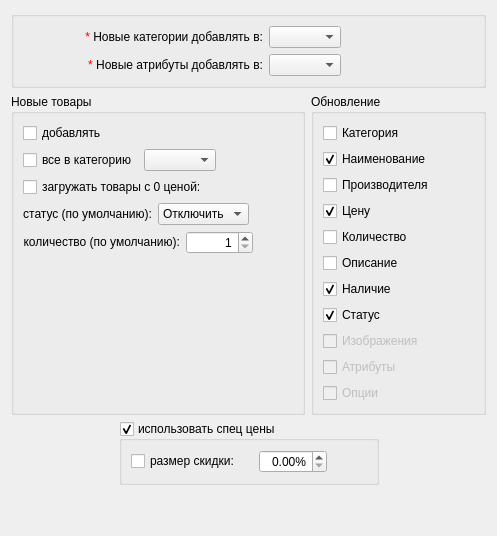
       <widget class="QWidget" name="tab_xml">
        <attribute name="title">
         <string>Выгрузка 1С</string>
        </attribute>
        <layout class="QGridLayout" name="gridLayout_13">
         <item row="0" column="0">
          <layout class="QVBoxLayout" name="verticalLayout_6">
           <item>
            <widget class="QGroupBox" name="groupBox">
             <property name="title">
              <string/>
             </property>
             <layout class="QGridLayout" name="gridLayout_4">
              <item row="0" column="0">
               <layout class="QHBoxLayout" name="horizontalLayout_26">
                <item>
                 <widget class="QLabel" name="label_18">
                  <property name="minimumSize">
                   <size>
                    <width>240</width>
                    <height>0</height>
                   </size>
                  </property>
                  <property name="text">
                   <string>&lt;html&gt;&lt;head/&gt;&lt;body&gt;&lt;p&gt;&lt;span style=&quot; color:#ff0000;&quot;&gt;* &lt;/span&gt;Новые категории добавлять в:&lt;/p&gt;&lt;/body&gt;&lt;/html&gt;</string>
                  </property>
                  <property name="alignment">
                   <set>Qt::AlignRight|Qt::AlignTrailing|Qt::AlignVCenter</set>
                  </property>
                 </widget>
                </item>
                <item>
                 <widget class="QComboBox" name="comboBox_1C_group">
                  <property name="sizeAdjustPolicy">
                   <enum>QComboBox::AdjustToContents</enum>
                  </property>
                 </widget>
                </item>
                <item>
                 <spacer name="horizontalSpacer_15">
                  <property name="orientation">
                   <enum>Qt::Horizontal</enum>
                  </property>
                  <property name="sizeHint" stdset="0">
                   <size>
                    <width>40</width>
                    <height>20</height>
                   </size>
                  </property>
                 </spacer>
                </item>
               </layout>
              </item>
              <item row="1" column="0">
               <layout class="QHBoxLayout" name="horizontalLayout_27">
                <item>
                 <widget class="QLabel" name="label_20">
                  <property name="minimumSize">
                   <size>
                    <width>240</width>
                    <height>0</height>
                   </size>
                  </property>
                  <property name="text">
                   <string>&lt;html&gt;&lt;head/&gt;&lt;body&gt;&lt;p&gt;&lt;span style=&quot; color:#ff0000;&quot;&gt;* &lt;/span&gt;Новые атрибуты добавлять в:&lt;/p&gt;&lt;/body&gt;&lt;/html&gt;</string>
                  </property>
                  <property name="alignment">
                   <set>Qt::AlignRight|Qt::AlignTrailing|Qt::AlignVCenter</set>
                  </property>
                 </widget>
                </item>
                <item>
                 <widget class="QComboBox" name="comboBox_1C_att">
                  <property name="sizeAdjustPolicy">
                   <enum>QComboBox::AdjustToContents</enum>
                  </property>
                 </widget>
                </item>
                <item>
                 <spacer name="horizontalSpacer_22">
                  <property name="orientation">
                   <enum>Qt::Horizontal</enum>
                  </property>
                  <property name="sizeHint" stdset="0">
                   <size>
                    <width>40</width>
                    <height>20</height>
                   </size>
                  </property>
                 </spacer>
                </item>
               </layout>
              </item>
             </layout>
            </widget>
           </item>
           <item>
            <layout class="QHBoxLayout" name="horizontalLayout_13">
             <item>
              <widget class="QGroupBox" name="groupBox_1C_new">
               <property name="title">
                <string>Новые товары</string>
               </property>
               <layout class="QGridLayout" name="gridLayout_5">
                <item row="0" column="0">
                 <layout class="QVBoxLayout" name="verticalLayout_3">
                  <item>
                   <layout class="QHBoxLayout" name="horizontalLayout_8">
                    <item>
                     <widget class="QCheckBox" name="checkBox_1C_new_product">
                      <property name="text">
                       <string>добавлять</string>
                      </property>
                     </widget>
                    </item>
                    <item>
                     <spacer name="horizontalSpacer_26">
                      <property name="orientation">
                       <enum>Qt::Horizontal</enum>
                      </property>
                      <property name="sizeHint" stdset="0">
                       <size>
                        <width>40</width>
                        <height>20</height>
                       </size>
                      </property>
                     </spacer>
                    </item>
                   </layout>
                  </item>
                  <item>
                   <layout class="QHBoxLayout" name="horizontalLayout_9">
                    <item>
                     <widget class="QCheckBox" name="checkBox_1C_new_group">
                      <property name="text">
                       <string>все в категорию</string>
                      </property>
                     </widget>
                    </item>
                    <item>
                     <widget class="QComboBox" name="comboBox_1C_new_group">
                      <property name="sizeAdjustPolicy">
                       <enum>QComboBox::AdjustToContents</enum>
                      </property>
                     </widget>
                    </item>
                    <item>
                     <spacer name="horizontalSpacer_18">
                      <property name="orientation">
                       <enum>Qt::Horizontal</enum>
                      </property>
                      <property name="sizeHint" stdset="0">
                       <size>
                        <width>40</width>
                        <height>20</height>
                       </size>
                      </property>
                     </spacer>
                    </item>
                   </layout>
                  </item>
                  <item>
                   <layout class="QHBoxLayout" name="horizontalLayout_10">
                    <item>
                     <widget class="QCheckBox" name="checkBox_1C_new_notPrice">
                      <property name="text">
                       <string>загружать товары с 0 ценой:</string>
                      </property>
                     </widget>
                    </item>
                    <item>
                     <spacer name="horizontalSpacer_25">
                      <property name="orientation">
                       <enum>Qt::Horizontal</enum>
                      </property>
                      <property name="sizeHint" stdset="0">
                       <size>
                        <width>37</width>
                        <height>17</height>
                       </size>
                      </property>
                     </spacer>
                    </item>
                   </layout>
                  </item>
                  <item>
                   <layout class="QHBoxLayout" name="horizontalLayout_11">
                    <item>
                     <widget class="QLabel" name="label_23">
                      <property name="sizePolicy">
                       <sizepolicy hsizetype="Preferred" vsizetype="Preferred">
                        <horstretch>0</horstretch>
                        <verstretch>0</verstretch>
                       </sizepolicy>
                      </property>
                      <property name="text">
                       <string>&lt;html&gt;&lt;head/&gt;&lt;body&gt;&lt;p&gt;статус (по умолчанию):&lt;/p&gt;&lt;/body&gt;&lt;/html&gt;</string>
                      </property>
                      <property name="alignment">
                       <set>Qt::AlignRight|Qt::AlignTrailing|Qt::AlignVCenter</set>
                      </property>
                     </widget>
                    </item>
                    <item>
                     <widget class="QComboBox" name="comboBox_1C_new_status">
                      <property name="sizeAdjustPolicy">
                       <enum>QComboBox::AdjustToContents</enum>
                      </property>
                      <item>
                       <property name="text">
                        <string>Отключить</string>
                       </property>
                      </item>
                      <item>
                       <property name="text">
                        <string>Включить</string>
                       </property>
                      </item>
                     </widget>
                    </item>
                    <item>
                     <spacer name="horizontalSpacer_8">
                      <property name="orientation">
                       <enum>Qt::Horizontal</enum>
                      </property>
                      <property name="sizeHint" stdset="0">
                       <size>
                        <width>40</width>
                        <height>20</height>
                       </size>
                      </property>
                     </spacer>
                    </item>
                   </layout>
                  </item>
                  <item>
                   <layout class="QHBoxLayout" name="horizontalLayout_12">
                    <item>
                     <widget class="QLabel" name="label_25">
                      <property name="sizePolicy">
                       <sizepolicy hsizetype="Preferred" vsizetype="Preferred">
                        <horstretch>0</horstretch>
                        <verstretch>0</verstretch>
                       </sizepolicy>
                      </property>
                      <property name="text">
                       <string>&lt;html&gt;&lt;head/&gt;&lt;body&gt;&lt;p&gt;количество (по умолчанию):&lt;/p&gt;&lt;/body&gt;&lt;/html&gt;</string>
                      </property>
                      <property name="alignment">
                       <set>Qt::AlignRight|Qt::AlignTrailing|Qt::AlignVCenter</set>
                      </property>
                     </widget>
                    </item>
                    <item>
                     <widget class="QSpinBox" name="spinBox_1C_new_quan">
                      <property name="alignment">
                       <set>Qt::AlignRight|Qt::AlignTrailing|Qt::AlignVCenter</set>
                      </property>
                      <property name="minimum">
                       <number>1</number>
                      </property>
                      <property name="maximum">
                       <number>999999</number>
                      </property>
                      <property name="singleStep">
                       <number>10</number>
                      </property>
                     </widget>
                    </item>
                    <item>
                     <spacer name="horizontalSpacer_9">
                      <property name="orientation">
                       <enum>Qt::Horizontal</enum>
                      </property>
                      <property name="sizeHint" stdset="0">
                       <size>
                        <width>40</width>
                        <height>20</height>
                       </size>
                      </property>
                     </spacer>
                    </item>
                   </layout>
                  </item>
                 </layout>
                </item>
                <item row="1" column="0">
                 <spacer name="verticalSpacer_3">
                  <property name="orientation">
                   <enum>Qt::Vertical</enum>
                  </property>
                  <property name="sizeHint" stdset="0">
                   <size>
                    <width>20</width>
                    <height>40</height>
                   </size>
                  </property>
                 </spacer>
                </item>
               </layout>
              </widget>
             </item>
             <item>
              <widget class="QGroupBox" name="groupBox_1C_update">
               <property name="title">
                <string>Обновление</string>
               </property>
               <layout class="QGridLayout" name="gridLayout_12">
                <item row="0" column="0">
                 <layout class="QVBoxLayout" name="verticalLayout_10">
                  <item>
                   <widget class="QCheckBox" name="checkBox_1C_up_group">
                    <property name="text">
                     <string>Категория</string>
                    </property>
                   </widget>
                  </item>
                  <item>
                   <widget class="QCheckBox" name="checkBox_1C_up_name">
                    <property name="text">
                     <string>Наименование</string>
                    </property>
                    <property name="checked">
                     <bool>true</bool>
                    </property>
                   </widget>
                  </item>
                  <item>
                   <widget class="QCheckBox" name="checkBox_1C_up_manuf">
                    <property name="text">
                     <string>Производителя</string>
                    </property>
                   </widget>
                  </item>
                  <item>
                   <widget class="QCheckBox" name="checkBox_1C_up_price">
                    <property name="text">
                     <string>Цену</string>
                    </property>
                    <property name="checked">
                     <bool>true</bool>
                    </property>
                   </widget>
                  </item>
                  <item>
                   <widget class="QCheckBox" name="checkBox_1C_up_quan">
                    <property name="text">
                     <string>Количество</string>
                    </property>
                   </widget>
                  </item>
                  <item>
                   <widget class="QCheckBox" name="checkBox_1C_up_desc">
                    <property name="text">
                     <string>Описание</string>
                    </property>
                   </widget>
                  </item>
                  <item>
                   <widget class="QCheckBox" name="checkBox_1C_up_stock">
                    <property name="text">
                     <string>Наличие</string>
                    </property>
                    <property name="checked">
                     <bool>true</bool>
                    </property>
                   </widget>
                  </item>
                  <item>
                   <widget class="QCheckBox" name="checkBox_1C_up_status">
                    <property name="text">
                     <string>Статус</string>
                    </property>
                    <property name="checked">
                     <bool>true</bool>
                    </property>
                   </widget>
                  </item>
                  <item>
                   <widget class="QCheckBox" name="checkBox_1C_up_image">
                    <property name="enabled">
                     <bool>false</bool>
                    </property>
                    <property name="text">
                     <string>Изображения</string>
                    </property>
                    <property name="checked">
                     <bool>false</bool>
                    </property>
                   </widget>
                  </item>
                  <item>
                   <widget class="QCheckBox" name="checkBox_1C_up_attribute">
                    <property name="enabled">
                     <bool>false</bool>
                    </property>
                    <property name="text">
                     <string>Атрибуты</string>
                    </property>
                    <property name="checked">
                     <bool>false</bool>
                    </property>
                   </widget>
                  </item>
                  <item>
                   <widget class="QCheckBox" name="checkBox_1C_up_option">
                    <property name="enabled">
                     <bool>false</bool>
                    </property>
                    <property name="text">
                     <string>Опции</string>
                    </property>
                    <property name="checked">
                     <bool>false</bool>
                    </property>
                   </widget>
                  </item>
                 </layout>
                </item>
                <item row="0" column="1">
                 <spacer name="horizontalSpacer_10">
                  <property name="orientation">
                   <enum>Qt::Horizontal</enum>
                  </property>
                  <property name="sizeHint" stdset="0">
                   <size>
                    <width>40</width>
                    <height>20</height>
                   </size>
                  </property>
                 </spacer>
                </item>
               </layout>
              </widget>
             </item>
            </layout>
           </item>
           <item>
            <layout class="QHBoxLayout" name="horizontalLayout_28">
             <item>
              <spacer name="horizontalSpacer_12">
               <property name="orientation">
                <enum>Qt::Horizontal</enum>
               </property>
               <property name="sizeHint" stdset="0">
                <size>
                 <width>37</width>
                 <height>17</height>
                </size>
               </property>
              </spacer>
             </item>
             <item>
              <widget class="QGroupBox" name="groupBox_1C_sprice">
               <property name="title">
                <string>использовать спец цены</string>
               </property>
               <property name="checkable">
                <bool>true</bool>
               </property>
               <layout class="QGridLayout" name="gridLayout_11">
                <item row="0" column="0">
                 <layout class="QHBoxLayout" name="horizontalLayout_21">
                  <item>
                   <widget class="QCheckBox" name="checkBox_1C_skidka">
                    <property name="text">
                     <string>размер скидки:</string>
                    </property>
                   </widget>
                  </item>
                  <item>
                   <widget class="QLabel" name="label">
                    <property name="text">
                     <string/>
                    </property>
                   </widget>
                  </item>
                  <item>
                   <widget class="QDoubleSpinBox" name="doubleSpinBox_1C_skidka">
                    <property name="alignment">
                     <set>Qt::AlignRight|Qt::AlignTrailing|Qt::AlignVCenter</set>
                    </property>
                    <property name="suffix">
                     <string>%</string>
                    </property>
                   </widget>
                  </item>
                  <item>
                   <spacer name="horizontalSpacer_11">
                    <property name="orientation">
                     <enum>Qt::Horizontal</enum>
                    </property>
                    <property name="sizeHint" stdset="0">
                     <size>
                      <width>40</width>
                      <height>20</height>
                     </size>
                    </property>
                   </spacer>
                  </item>
                 </layout>
                </item>
               </layout>
              </widget>
             </item>
             <item>
              <spacer name="horizontalSpacer_28">
               <property name="orientation">
                <enum>Qt::Horizontal</enum>
               </property>
               <property name="sizeHint" stdset="0">
                <size>
                 <width>37</width>
                 <height>17</height>
                </size>
               </property>
              </spacer>
             </item>
            </layout>
           </item>
           <item>
            <spacer name="verticalSpacer_5">
             <property name="orientation">
              <enum>Qt::Vertical</enum>
             </property>
             <property name="sizeHint" stdset="0">
              <size>
               <width>20</width>
               <height>40</height>
              </size>
             </property>
            </spacer>
           </item>
          </layout>
         </item>
        </layout>
       </widget>
